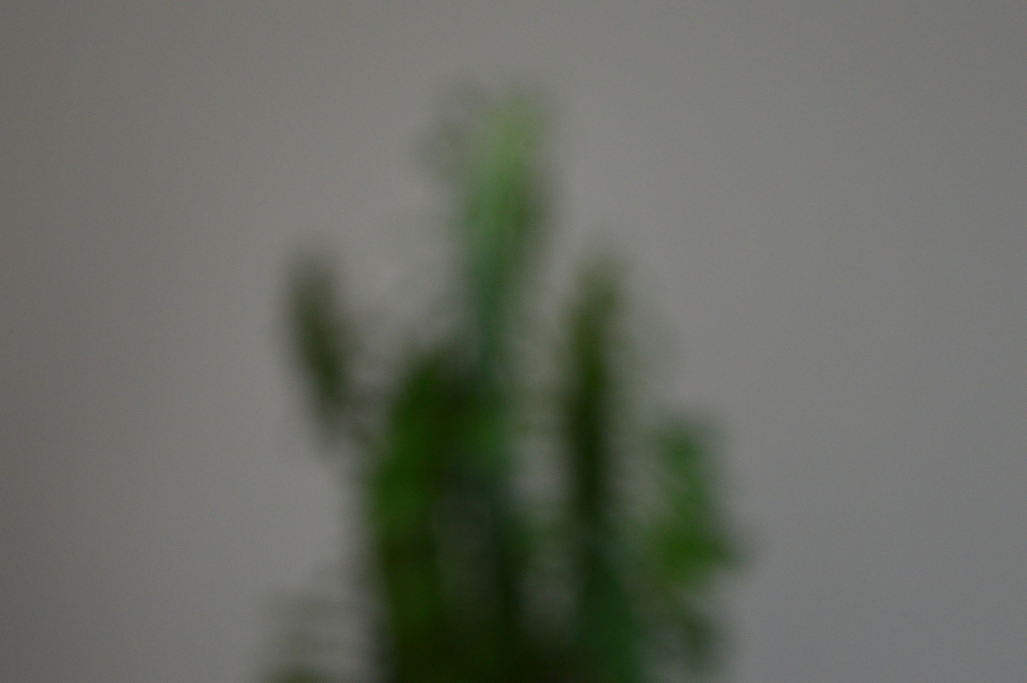
//> input picture autofocus/cactus1.jpg, 3081 x 2048 px (shown at 1/3 size)
$ ./autofocus   (built with g++ and OpenCV 4)
//> lines starting //> are read from the running program, lines starting //| are printed output that depends on the picture
#include <stdio.h>
#include <opencv2/opencv.hpp>

//using namespace cv;

long sml_af(cv::Mat im);

int main()
{
    std::string image_path = ".//images//cactus1.JPG";
    cv::Mat image, image_gray;
    image = cv::imread(image_path, cv::IMREAD_COLOR);
//> image is the input picture: 2048 rows x 3081 cols, CV_8UC3; mean B, G, R 98.2, 106.2, 103.5
    if ( !image.data )
    {
        printf("No image data \n");
        return -1;
    }
    cv::namedWindow("Display Image", cv::WINDOW_AUTOSIZE);
    cv::imshow("Display Image", image);
    cv::waitKey(0);

    cv::cvtColor(image, image_gray, cv::COLOR_BGR2GRAY);
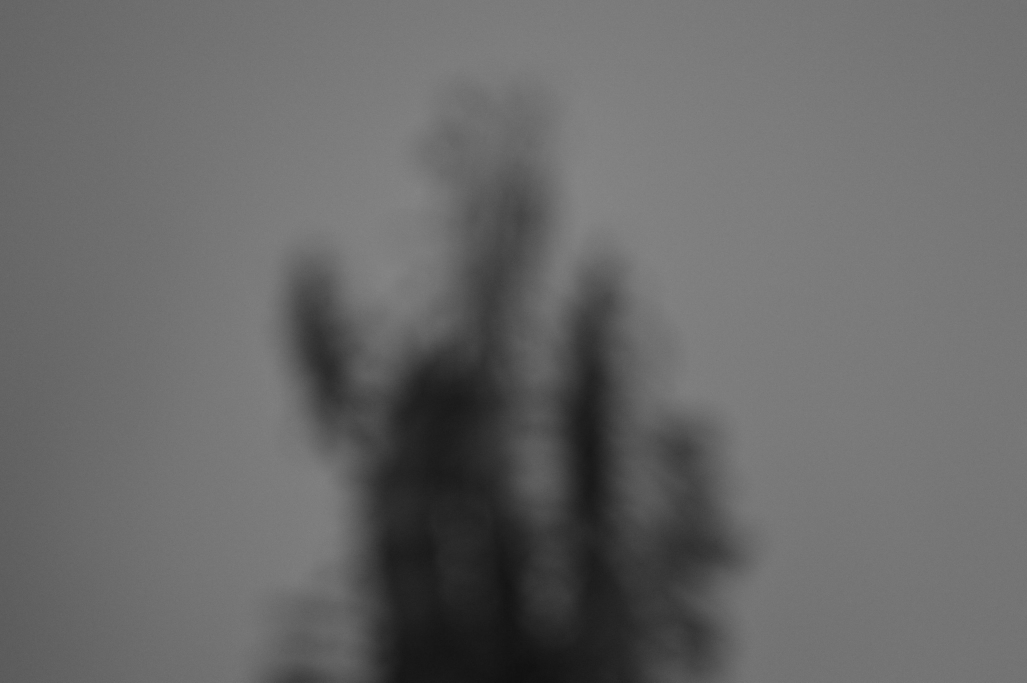
//> image_gray: 2048 rows x 3081 cols, CV_8UC1 (shown at 1/3 size); min 13, max 141, mean 104.5

    long part_1 = sml_af(image_gray(cv::Range(0, 100), cv::Range(0, 100)));
//> the loop in sml_af, `for(int i = 1; i < (im.rows - 1); i++)` made 98 passes
//> sml on passes 1 to 12: 270, 537, 805, 1060, 1336, 1625, 2076, 2597, 2896, 3195, 3536, 3856
//> after the loop in sml_af, `for(int i = 1; i < (im.rows - 1); i++)`: sml = 33874
//> part_1 = 33874
    long part_2 = sml_af(image_gray(cv::Range(500, 600), cv::Range(500, 600)));
//> the loop in sml_af (call 2), `for(int i = 1; i < (im.rows - 1); i++)` made 98 passes
//> sml on passes 1 to 12: 263, 532, 975, 1452, 1728, 1986, 2273, 2527, 2787, 3044, 3485, 3994
//> part_2 = 30738
    long part_3 = sml_af(image_gray(cv::Range(1000, 1100), cv::Range(1000, 1100)));
//> part_3 = 32686
    // itd w ten sposob

    std::cout << "Part1 = " << part_1 << std::endl;
//| Part1 = 33874
    std::cout << "Part2 = " << part_2 << std::endl;
//| Part2 = 30738
    std::cout << "Part3 = " << part_3 << std::endl;
//| Part3 = 32686

    return 0;
}

long sml_af(cv::Mat im)
{
    long sml = 0;

    for(int i = 1; i < (im.rows - 1); i++)
    {
        for(int j = 1; j < (im.cols - 1); j++)
        {
            sml += abs(4*im.at<char>(i, j) - im.at<char>(i-1, j) - im.at<char>(i, j-1) - im.at<char>(i, j+1) - im.at<char>(i+1, j));
        }
    }

    return sml;
}

$ run again, with autofocus/cactus2.jpg copied over autofocus/cactus1.jpg
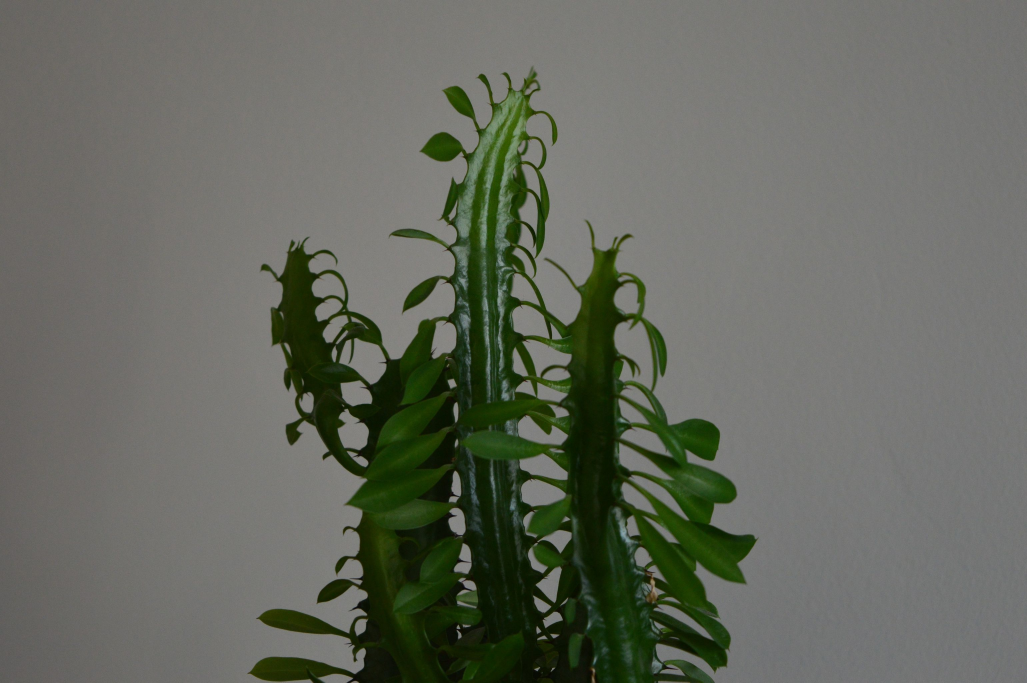
//> input picture autofocus/cactus2.jpg, 3081 x 2048 px (shown at 1/3 size)
//> image is the input picture: 2048 rows x 3081 cols, CV_8UC3; mean B, G, R 95, 104.9, 101.5
//> `cv::cvtColor(image, image_gray, cv::COLOR_BGR2GRAY);`:
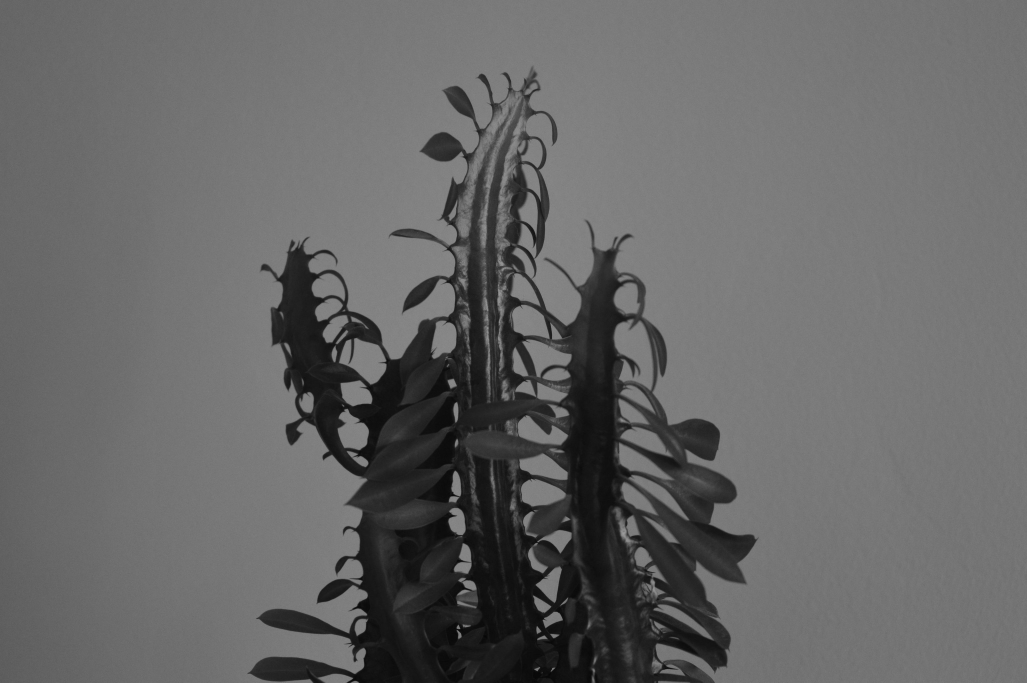
//> image_gray: 2048 rows x 3081 cols, CV_8UC1 (shown at 1/3 size); min 2, max 157, mean 102.8
//> the loop in sml_af, `for(int i = 1; i < (im.rows - 1); i++)` made 98 passes
//> sml on passes 1 to 8: 353, 684, 979, 1273, 1578, 1889, 2472, 3066
//> after the loop in sml_af, `for(int i = 1; i < (im.rows - 1); i++)`: sml = 33649
//> the loop in sml_af (call 2), `for(int i = 1; i < (im.rows - 1); i++)` made 98 passes
//> sml on passes 1 to 8: 310, 586, 991, 1405, 1601, 1815, 2052, 2296
//> part_2 = 30635
//> part_3 = 631501
//| Part1 = 33649
//| Part2 = 30635
//| Part3 = 631501
